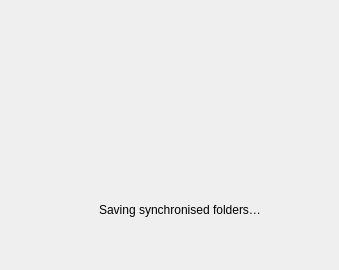
<?xml version="1.0" encoding="UTF-8"?>
<ui version="4.0">
 <class>SyncSettingsUIBase</class>
 <widget class="QWidget" name="SyncSettingsUIBase">
  <property name="geometry">
   <rect>
    <x>0</x>
    <y>0</y>
    <width>339</width>
    <height>270</height>
   </rect>
  </property>
  <property name="windowTitle">
   <string>Form</string>
  </property>
  <layout class="QVBoxLayout" name="verticalLayout_2">
   <property name="spacing">
    <number>10</number>
   </property>
   <property name="leftMargin">
    <number>0</number>
   </property>
   <property name="topMargin">
    <number>0</number>
   </property>
   <property name="rightMargin">
    <number>0</number>
   </property>
   <property name="bottomMargin">
    <number>0</number>
   </property>
   <item>
    <widget class="RemoteItemUi" name="gSyncs" native="true">
     <property name="sizePolicy">
      <sizepolicy hsizetype="Expanding" vsizetype="Expanding">
       <horstretch>0</horstretch>
       <verstretch>0</verstretch>
      </sizepolicy>
     </property>
    </widget>
   </item>
   <item>
    <widget class="QWidget" name="SyncControllersContainer" native="true">
     <layout class="QVBoxLayout" name="SyncSettingsLayout">
      <property name="spacing">
       <number>0</number>
      </property>
      <property name="leftMargin">
       <number>0</number>
      </property>
      <property name="topMargin">
       <number>0</number>
      </property>
      <property name="rightMargin">
       <number>0</number>
      </property>
      <property name="bottomMargin">
       <number>0</number>
      </property>
   <item>
    <widget class="QStackedWidget" name="sSyncsState">
     <property name="sizePolicy">
      <sizepolicy hsizetype="Preferred" vsizetype="Maximum">
       <horstretch>0</horstretch>
       <verstretch>0</verstretch>
      </sizepolicy>
     </property>
     <property name="currentIndex">
      <number>0</number>
     </property>
     <widget class="QWidget" name="pSavingSyncs">
      <layout class="QHBoxLayout" name="horizontalLayout_33">
       <property name="spacing">
        <number>5</number>
       </property>
       <property name="leftMargin">
        <number>0</number>
       </property>
       <property name="topMargin">
        <number>0</number>
       </property>
       <property name="rightMargin">
        <number>0</number>
       </property>
       <property name="bottomMargin">
        <number>0</number>
       </property>
       <item>
        <spacer name="horizontalSpacer_12">
         <property name="orientation">
          <enum>Qt::Horizontal</enum>
         </property>
         <property name="sizeHint" stdset="0">
          <size>
           <width>0</width>
           <height>0</height>
          </size>
         </property>
        </spacer>
       </item>
       <item>
        <widget class="WaitingSpinnerWidget" name="wSpinningIndicatorSyncs" native="true">
         <property name="minimumSize">
          <size>
           <width>16</width>
           <height>16</height>
          </size>
         </property>
         <property name="maximumSize">
          <size>
           <width>16</width>
           <height>16</height>
          </size>
         </property>
        </widget>
       </item>
       <item>
        <widget class="QLabel" name="lSavingSyncs">
         <property name="text">
          <string>Saving synchronised folders…</string>
         </property>
        </widget>
       </item>
       <item>
        <spacer name="horizontalSpacer_13">
         <property name="orientation">
          <enum>Qt::Horizontal</enum>
         </property>
         <property name="sizeHint" stdset="0">
          <size>
           <width>0</width>
           <height>0</height>
          </size>
         </property>
        </spacer>
       </item>
      </layout>
     </widget>
     <widget class="QWidget" name="pSyncsDisabled">
      <layout class="QVBoxLayout" name="verticalLayout_4">
       <property name="spacing">
        <number>0</number>
       </property>
       <property name="leftMargin">
        <number>0</number>
       </property>
       <property name="topMargin">
        <number>0</number>
       </property>
       <property name="rightMargin">
        <number>0</number>
       </property>
       <property name="bottomMargin">
        <number>0</number>
       </property>
       <item>
        <widget class="QGroupBox" name="groupBox">
         <property name="sizePolicy">
          <sizepolicy hsizetype="Preferred" vsizetype="Fixed">
           <horstretch>0</horstretch>
           <verstretch>0</verstretch>
          </sizepolicy>
         </property>
         <layout class="QVBoxLayout" name="verticalLayout_91">
          <property name="spacing">
           <number>0</number>
          </property>
          <property name="leftMargin">
           <number>10</number>
          </property>
          <item>
           <widget class="QLabel" name="lDisabledSyncs">
            <property name="text">
             <string/>
            </property>
            <property name="wordWrap">
             <bool>true</bool>
            </property>
           </widget>
          </item>
         </layout>
        </widget>
       </item>
      </layout>
     </widget>
     <widget class="QWidget" name="pNoErrorsSyncs"/>
    </widget>
   </item>
     </layout>
    </widget>
   </item>
   <item>
    <spacer name="verticalSpacer_6">
     <property name="orientation">
      <enum>Qt::Vertical</enum>
     </property>
     <property name="sizeType">
      <enum>QSizePolicy::Maximum</enum>
     </property>
     <property name="sizeHint" stdset="0">
      <size>
       <width>20</width>
       <height>40</height>
      </size>
     </property>
    </spacer>
   </item>
  </layout>
 </widget>
 <customwidgets>
  <customwidget>
   <class>WaitingSpinnerWidget</class>
   <extends>QWidget</extends>
   <header>WaitingSpinnerWidget.h</header>
   <container>1</container>
  </customwidget>
  <customwidget>
   <class>RemoteItemUi</class>
   <extends>QWidget</extends>
   <header>RemoteItemUi.h</header>
   <container>1</container>
  </customwidget>
 </customwidgets>
 <resources/>
 <connections/>
</ui>
